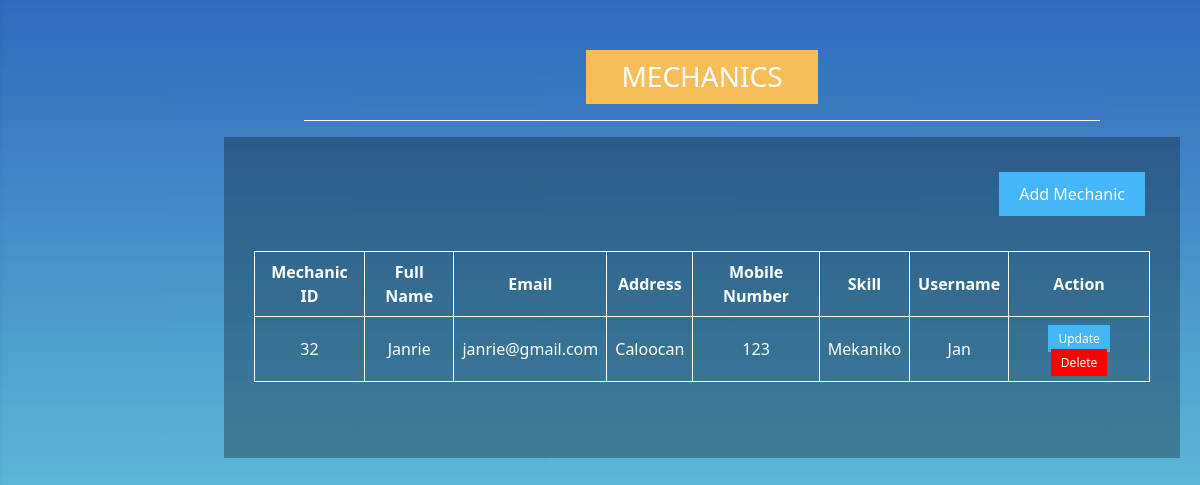
The page /Admin/Mechanic.php on the database its author committed.
### tables this page shows
CREATE TABLE `mechanic` (
  `mechanic_id` int(11) NOT NULL,
  `fullname` varchar(50) NOT NULL,
  `skill` varchar(100) NOT NULL,
  `username` varchar(30) NOT NULL,
  `email` varchar(50) NOT NULL,
  `password` varchar(200) NOT NULL,
  `address` varchar(100) NOT NULL,
  `mobile_number` int(20) NOT NULL
);

### Admin/Mechanic.php (the view, shortened to what this page needs)
<?php
     include('../connection.php');
     $sql = "SELECT * FROM mechanic";
     $result = mysqli_query($con, $sql);
?>
<!DOCTYPE html>
<html lang="en">
     <head>
          <link href="https://cdn.jsdelivr.net/npm/bootstrap@5.3.0/dist/css/bootstrap.min.css" rel="stylesheet"
>
          <link rel="stylesheet" href="../CSS/style.css">
          <link rel="stylesheet" href="../CSS/bg-style-a.css">
     </head>
     <body>
          <?php include "../common/admin-side-nav.php" ?>
          <div>
               <div class="row">
                    <div class="col-xl-2 col-0"></div>
                    <div class="col-xl-10 col-12">
                         <div class="d-flex justify-content-center">
                              <h3 class="admin-head-txt mb-0">Mechanics</h3>
                         </div>
                         <div class="d-flex justify-content-center">
                              <hr style="opacity: 1; color: white; width: 80%;">
                         </div>
                         <div class="d-flex justify-content-center">
                              <div class="admin-section">
                                   <div class="d-flex justify-content-end">
                                        <a href="Mechanic_Form.php" class="mb-2 btn-a">Add Mechanic</a>
                                   </div>
                                   <div class="table-section">
                                   <?php
                                   if (!$result) {
                                        echo "Error: " . mysqli_error($con);
                                    } else {
                                        if (mysqli_num_rows($result) > 0) {
                                            echo '<table class="table">
                                                    <thead>
                                                        <tr>
                                                            <th scope="col">Mechanic ID</th>
                                                            <th scope="col">Full Name</th>
                                                            <th scope="col">Email</th>
                                                            <th scope="col">Address</th>
                                                            <th scope="col">Mobile Number</th>
                                                            <th scope="col">Skill</th>
                                                            <th scope="col">Username</th>
                                                            <th scope="col">Action</th>
                                                        </tr>
                                                    </thead>
                                                    <tbody>';
                                            while ($row = mysqli_fetch_assoc($result)) {
                                                echo '<tr>
                                                        <td>' . $row['mechanic_id'] . '</td>
                                                        <td>' . $row['fullname'] . '</td>
                                                        <td>' . $row['email'] . '</td>
                                                        <td>' . $row['address'] . '</td>
                                                        <td>' . $row['mobile_number'] . '</td>
                                                        <td>' . $row['skill'] . '</td>
                                                        <td>' . $row['username'] . '</td>
                                                        <td>
                                                        <a href="Mechanic_Form.php?mechanic_id=' . $row['mechanic_id'] . '" class="btn-edit">Update</a>
                                                        <a href="Delete_Mechanic.php?mechanic_id=' . $row['mechanic_id'] . '" class="btn-delete">Delete</a>
                                                    </td>
                                                      </tr>';
                                            }
                                            echo '</tbody></table>';
                                        } else {
                                            echo "No records found.";
                                        }
                                    }
                                   ?>
                                   </div>
                              </div>
                         </div>
                    </div>
               </div>
          </div>
     </body>
</html>

### CSS/bg-style-a.css (style rules this page uses)
body { background-image: url('../Assets/background-picture.jpg'); background-size: cover; background-repeat: no-repeat; background-attachment: fixed; }

### Admin/Mechanic.php (style rules this page uses)
.admin-section { margin-top: 0px; margin-bottom: 100px; background-color: rgba(0, 0, 0, 0.29); min-width: 200px; overflow: scroll; padding: 30px; margin-right: 20px; margin-left: 20px; width: 1200px; }
.table-section { margin-top: 0px; min-width: 200px; overflow: scroll; padding: 30px 0px; }
th, td { text-align: center; width: fit-content; padding: 10px 15px; }
th { background-color: transparent !important; color: white !important; font-weight: 400; border: 1px solid white; font-weight: bold; vertical-align: middle; }
td { background-color: transparent !important; color: white !important; border: 1px solid white; vertical-align: middle; }
.admin-head-txt { margin: 20px; color: white; margin-top: 50px; text-transform: uppercase; padding: 10px 35px; background-color: color(srgb 0.9702 0.7395 0.3452); width: fit-content; }
.btn-a, .btn-edit, .btn-delete { border-radius: 0px; color: white; margin: 5px !important; text-decoration: none; padding: 10px 20px; }
.btn-edit, .btn-delete { font-size: 12px; padding: 5px 10px !important; }
.btn-a, .btn-edit { background-color: color(srgb 0.2706 0.7121 0.9729); }
.btn-delete { background-color: red; }

### rows shown on the page
mechanic: mechanic_id "32", fullname "Janrie", email "janrie@gmail.com", address "Caloocan", mobile_number "123", skill "Mekaniko", username "Jan"
